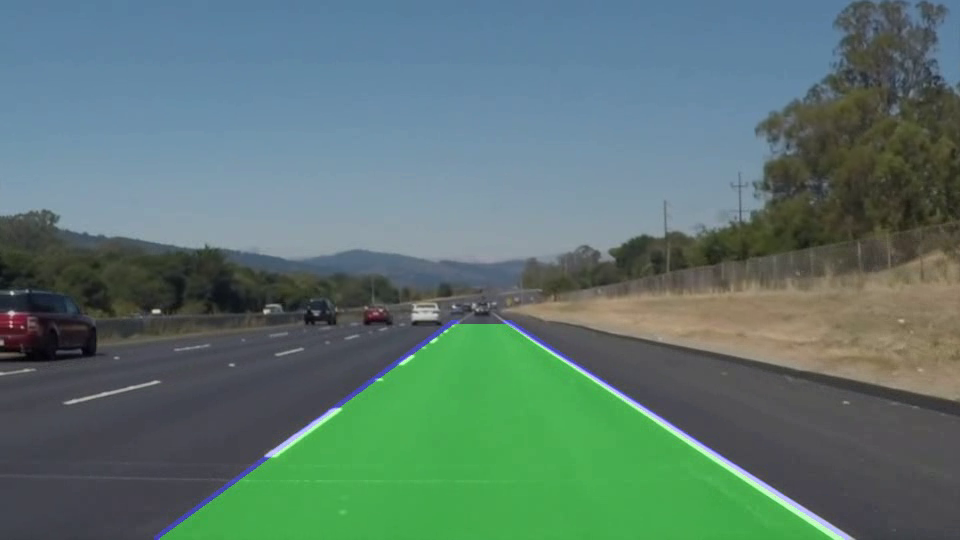
#> input picture frame 22 of solidWhiteRight_fixed.mp4, 960 x 540 px, given in place of solidWhiteRight.mp4, which was not available
$ python LLD6_Real_Time_Lane_Line_Detection.py
#> lines starting #> are read from the running program, lines starting #| are printed output that depends on the picture; after the words box and inside, x2 and y2 are one past the last pixel; in counts of white or black regions, pixels touching at a corner belong together; pictures that were not available may be replaced by others from this repository, and a replacement may not be noted
### LLD5_Lane_Detection_Pipeline.py
import cv2
import numpy as np
import matplotlib.pyplot as plt
import matplotlib.image as mpimg
import math

def grayscale(img):
    """Applies the Grayscale transform
    This will return an image with only one color channel
    but NOTE: to see the returned image as grayscale
    (assuming your grayscaled image is called 'gray')
    you should call plt.imshow(gray, cmap='gray')"""
    return cv2.cvtColor(img, cv2.COLOR_RGB2GRAY)
    # Or use BGR2GRAY if you read an image with cv2.imread()
    # return cv2.cvtColor(img, cv2.COLOR_BGR2GRAY)

def canny(img, low_threshold, high_threshold):
    """Applies the Canny transform"""
    return cv2.Canny(img, low_threshold, high_threshold)

def gaussian_blur(img, kernel_size):
    """Applies a Gaussian Noise kernel"""
    return cv2.GaussianBlur(img, (kernel_size, kernel_size), 0)

def region_of_interest(img, vertices):
    """
    Applies an image mask.

    Only keeps the region of the image defined by the polygon
    formed from `vertices`. The rest of the image is set to black.
    `vertices` should be a numpy array of integer points.
    """
    #defining a blank mask to start with
    mask = np.zeros_like(img)

    #defining a 3 channel or 1 channel color to fill the mask with depending on the input image
    if len(img.shape) > 2:
        channel_count = img.shape[2]  # i.e. 3 or 4 depending on your image
        ignore_mask_color = (255,) * channel_count
    else:
        ignore_mask_color = 255

    #filling pixels inside the polygon defined by "vertices" with the fill color
    cv2.fillPoly(mask, vertices, ignore_mask_color)

    #returning the image only where mask pixels are nonzero
    masked_image = cv2.bitwise_and(img, mask)
    return masked_image


def draw_lines(img, lines, color=[0, 0, 255], thickness=10):
    """
    NOTE: this is the function you might want to use as a starting point once you want to
    average/extrapolate the line segments you detect to map out the full
    extent of the lane (going from the result shown in raw-lines-example.mp4
    to that shown in P1_example.mp4).

    Think about things like separating line segments by their
    slope ((y2-y1)/(x2-x1)) to decide which segments are part of the left
    line vs. the right line.  Then, you can average the position of each of
    the lines and extrapolate to the top and bottom of the lane.

    This function draws `lines` with `color` and `thickness`.
    Lines are drawn on the image inplace (mutates the image).
    If you want to make the lines semi-transparent, think about combining
    this function with the weighted_img() function below
    """
    for line in lines:
        for x1,y1,x2,y2 in line:
            cv2.line(img, (x1, y1), (x2, y2), color, thickness)

def slope_lines(image,lines):

    img = image.copy()
    poly_vertices = []
    order = [0,1,3,2]

    left_lines = [] # Like /
    right_lines = [] # Like \
    for line in lines:
        for x1,y1,x2,y2 in line:

            if x1 == x2:
                pass #Vertical Lines
            else:
                m = (y2 - y1) / (x2 - x1)
                c = y1 - m * x1

                if m < 0:
                    left_lines.append((m,c))
                elif m >= 0:
                    right_lines.append((m,c))

    left_line = np.mean(left_lines, axis=0)
    right_line = np.mean(right_lines, axis=0)

    #print(left_line, right_line)

    for slope, intercept in [left_line, right_line]:

        #getting complete height of image in y1
        rows, cols = image.shape[:2]
        y1= int(rows) #image.shape[0]

        #taking y2 upto 60% of actual height or 60% of y1
        y2= int(rows*0.6) #int(0.6*y1)

        #we know that equation of line is y=mx +c so we can write it x=(y-c)/m
        x1=int((y1-intercept)/slope)
        x2=int((y2-intercept)/slope)
        poly_vertices.append((x1, y1))
        poly_vertices.append((x2, y2))
        draw_lines(img, np.array([[[x1,y1,x2,y2]]]))

    poly_vertices = [poly_vertices[i] for i in order]
    cv2.fillPoly(img, pts = np.array([poly_vertices],'int32'), color = (0,255,0))
    return cv2.addWeighted(image,0.7,img,0.4,0.)

    #cv2.polylines(img,np.array([poly_vertices],'int32'), True, (0,0,255), 10)
    #print(poly_vertices)

def hough_lines(img, rho, theta, threshold, min_line_len, max_line_gap):
    """
    `img` should be the output of a Canny transform.

    Returns an image with hough lines drawn.
    """
    lines = cv2.HoughLinesP(img, rho, theta, threshold, np.array([]), minLineLength=min_line_len, maxLineGap=max_line_gap)
    line_img = np.zeros((img.shape[0], img.shape[1], 3), dtype=np.uint8)
    #draw_lines(line_img, lines)
    line_img = slope_lines(line_img,lines)
    return line_img

# Python 3 has support for cool math symbols.

def weighted_img(img, initial_img, α=0.1, β=1., γ=0.):
    """
    `img` is the output of the hough_lines(), An image with lines drawn on it.
    Should be a blank image (all black) with lines drawn on it.

    `initial_img` should be the image before any processing.

    The result image is computed as follows:

    initial_img * α + img * β + γ
    NOTE: initial_img and img must be the same shape!
    """
    lines_edges = cv2.addWeighted(initial_img, α, img, β, γ)
    #lines_edges = cv2.polylines(lines_edges,get_vertices(img), True, (0,0,255), 10)
    return lines_edges
def get_vertices(image):
    rows, cols = image.shape[:2]
    bottom_left  = [cols*0.15, rows]
    top_left     = [cols*0.45, rows*0.6]
    bottom_right = [cols*0.95, rows]
    top_right    = [cols*0.55, rows*0.6]

    ver = np.array([[bottom_left, top_left, top_right, bottom_right]], dtype=np.int32)
    return ver

#%% Lane finding Pipeline
def lane_finding_pipeline(image):

    #Grayscale
    gray_img = grayscale(image)
    #Gaussian Smoothing
    smoothed_img = gaussian_blur(img = gray_img, kernel_size = 5)
    #Canny Edge Detection
    canny_img = canny(img = smoothed_img, low_threshold = 180, high_threshold = 240)
    #Masked Image Within a Polygon
    masked_img = region_of_interest(img = canny_img, vertices = get_vertices(image))
    #Hough Transform Lines
    houghed_lines = hough_lines(img = masked_img, rho = 1, theta = np.pi/180, threshold = 20, min_line_len = 20, max_line_gap = 180)
    #Draw lines on edges
    output = weighted_img(img = houghed_lines, initial_img = image, α=0.8, β=1., γ=0.)

    return output

### LLD6_Real_Time_Lane_Line_Detection.py
import cv2
import time
import numpy as np
from LLD5_Lane_Detection_Pipeline import lane_finding_pipeline

# Set the path of the input and ouput video
input_video_path = "CarND-LaneLines-P1/test_videos/solidWhiteRight.mp4"
output_video_path = "solidWhiteRight_fixed.mp4"

# Open the video file
cap = cv2.VideoCapture(input_video_path)

# Get the parameters of the video
fps = int(cap.get(cv2.CAP_PROP_FPS))  # Frames per second
width = int(cap.get(cv2.CAP_PROP_FRAME_WIDTH))
height = int(cap.get(cv2.CAP_PROP_FRAME_HEIGHT))
frame_count = int(cap.get(cv2.CAP_PROP_FRAME_COUNT))

# Create video writing object
fourcc = cv2.VideoWriter_fourcc(*"mp4v")  # MP4 encoding format
out = cv2.VideoWriter(output_video_path, fourcc, fps, (width, height))

print(f"Processing Video: {input_video_path} -> {output_video_path}")
print(f"FPS: {fps}, Resolution: {width}x{height}, Total Frames: {frame_count}")

# Record start time
start_time = time.time()

frame_idx = 0
while cap.isOpened():
    ret, frame = cap.read()
#> frame is the input picture: shape (540, 960, 3); mean B, G, R 111.9, 118.8, 91.7
    if not ret:
        break  # Read end

    frame = cv2.cvtColor(frame, cv2.COLOR_BGR2RGB)  # Convert BGR to RGB format
    processed_frame = lane_finding_pipeline(frame)  # Processing frame
#> in grayscale, `return cv2.cvtColor(img, cv2.COLOR_RGB2GRAY)`:
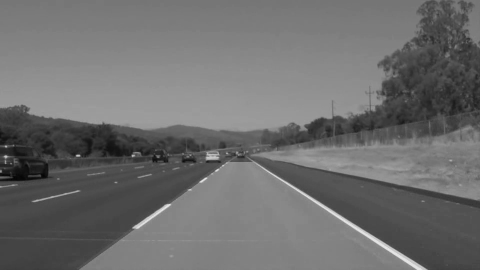
#> returned value: shape (540, 960) (shown at 1/2 size); min 1, max 237, mean 109.9
#> in canny, `return cv2.Canny(img, low_threshold, high_threshold)`:
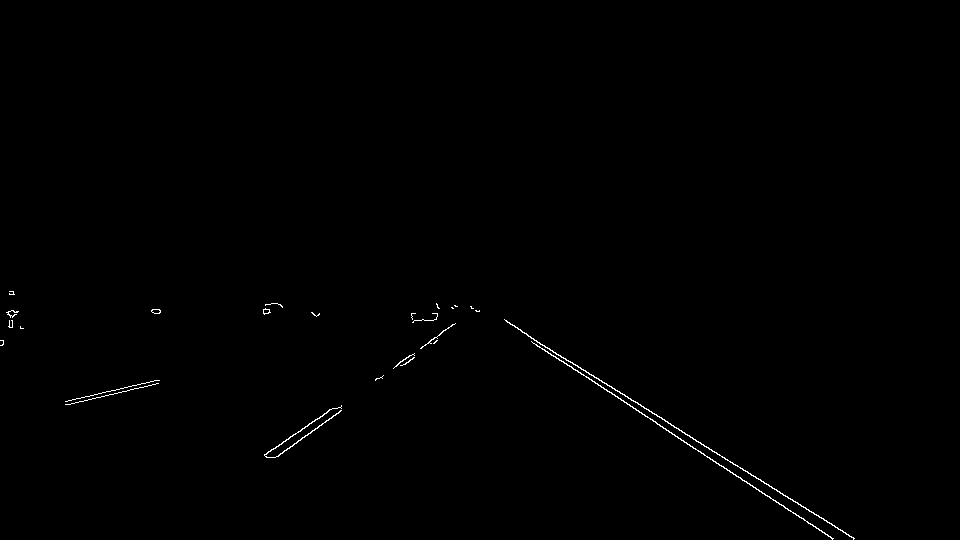
#> returned value: shape (540, 960); 0.36% white in thin lines or dots, all inside (x1, y1, x2, y2) = (0, 291, 855, 540)
#> in region_of_interest, `cv2.fillPoly(mask, vertices, ignore_mask_color)`:
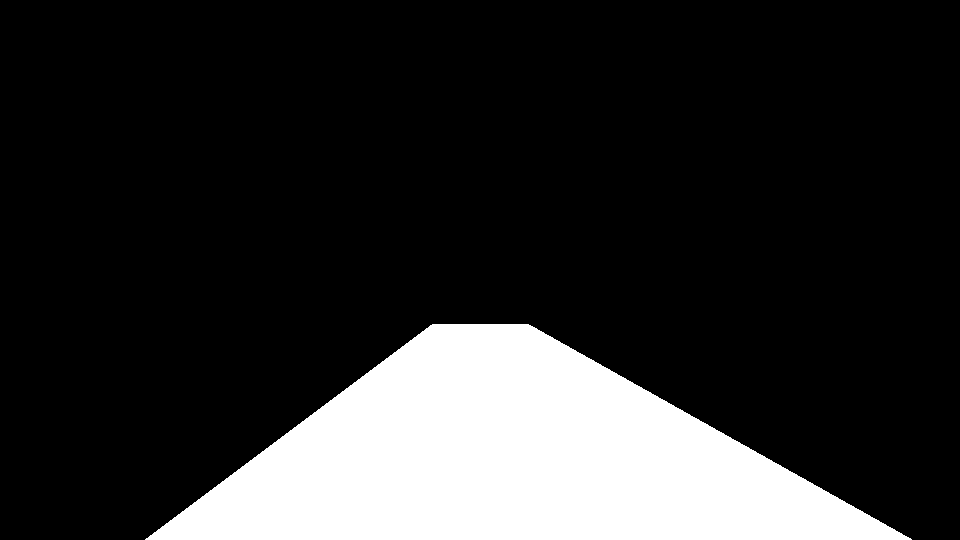
#> mask: shape (540, 960); 18% white; 1 white region, box (x1, y1, x2, y2) and area: (145, 324, 912, 540) 93432
#> in region_of_interest, `masked_image = cv2.bitwise_and(img, mask)`:
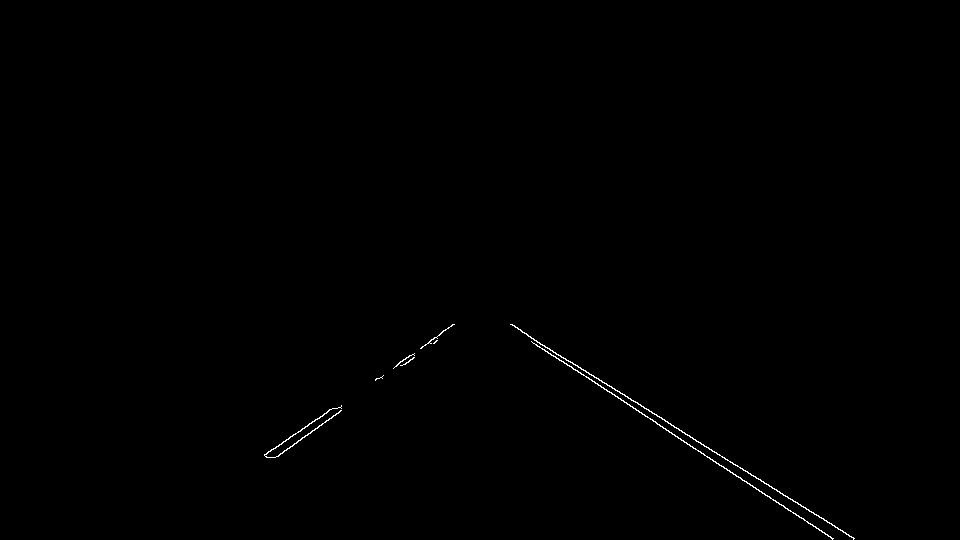
#> masked_image: shape (540, 960); 0.28% white in thin lines or dots, all inside (x1, y1, x2, y2) = (264, 324, 855, 540)
#> in hough_lines, `lines = cv2.HoughLinesP(img, rho, theta, threshold, np.array([]), minL..`: lines = [[510, 324, 854, 538], [537, 346, 832, 538], [532, 342, 833, 538], [266, 454, 452, 324], [275, 457, 437, 340], [531, 341, 665, 428], [265, 456, 454, 324], [521, 331, 853, 539], [264, 455, 329, 409], [512, 324, 853, 537]]
#> the loop in slope_lines, `for line in lines:` made 10 passes
#> after the loop in slope_lines, `for line in lines:`: left_lines = [(-0.699, 639.9), (-0.722, 655.6), (-0.698, 641.1), (-0.708, 641.8)]; right_lines = [(0.622, 6.73), (0.651, -3.51), (0.651, -4.42), (0.649, -3.75), (0.627, 4.59), (0.625, 4.19)]
#> in slope_lines, `left_line = np.mean(left_lines, axis=0)`: left_line = [-0.707, 644.6]
#> in slope_lines, `right_line = np.mean(right_lines, axis=0)`: right_line = [0.637, 0.639]
#> the loop in slope_lines, `for slope, intercept in [left_line, right_line]:` made 2 passes
#> (slope, intercept, rows, cols, y1, y2, x1, x2) on passes 1 to 2: (-0.707, 644.6, 540, 960, 540, 324, 148, 453), (0.637, 0.639, 540, 960, 540, 324, 846, 507)
#> after the loop in slope_lines, `for slope, intercept in [left_line, right_line]:`:
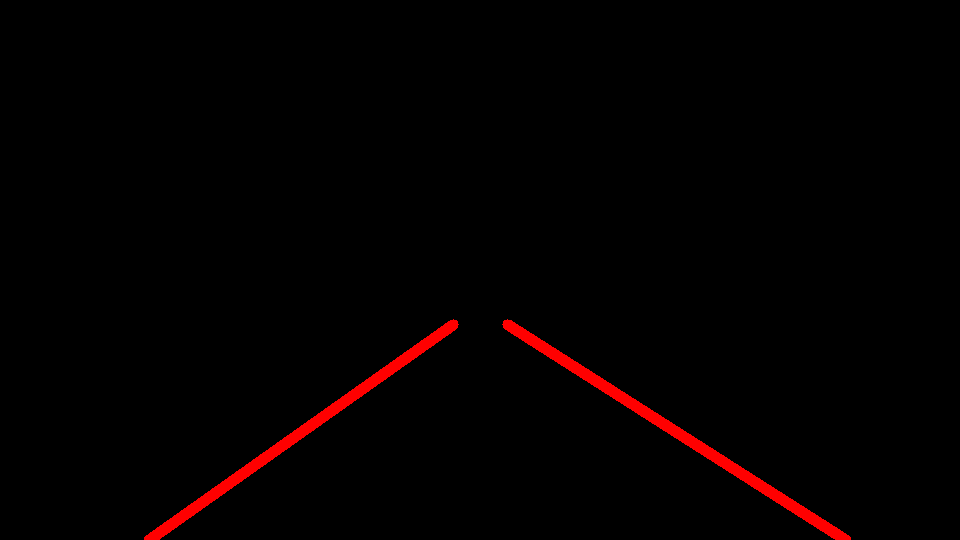
#> img: shape (540, 960, 3); mean of channels 0, 1, 2 0, 0, 4.3; drawn as B, G, R
#> after the loop in slope_lines, `for slope, intercept in [left_line, right_line]:`: poly_vertices = [(148, 540), (453, 324), (846, 540), (507, 324)]
#> in slope_lines, `poly_vertices = [poly_vertices[i] for i in order]`: poly_vertices = [(148, 540), (453, 324), (507, 324), (846, 540)]
#> in slope_lines, `cv2.fillPoly(img, pts = np.array([poly_vertices],'int32'), color = (0,..`:
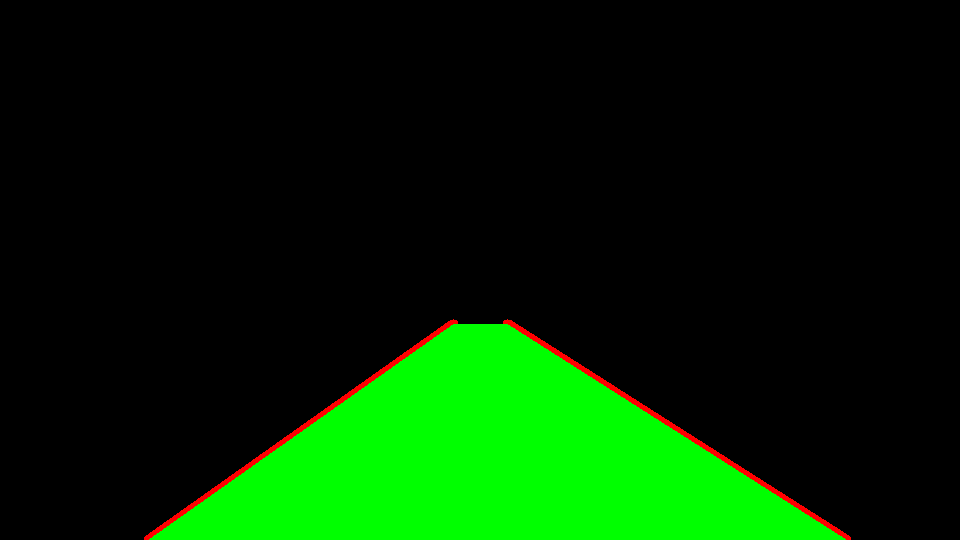
#> img: shape (540, 960, 3); 15.69% of pixels changed, all inside (x1, y1, x2, y2) = (149, 324, 846, 540); drawn as B, G, R
#> in weighted_img, `lines_edges = cv2.addWeighted(initial_img, α, img, β, γ)`:
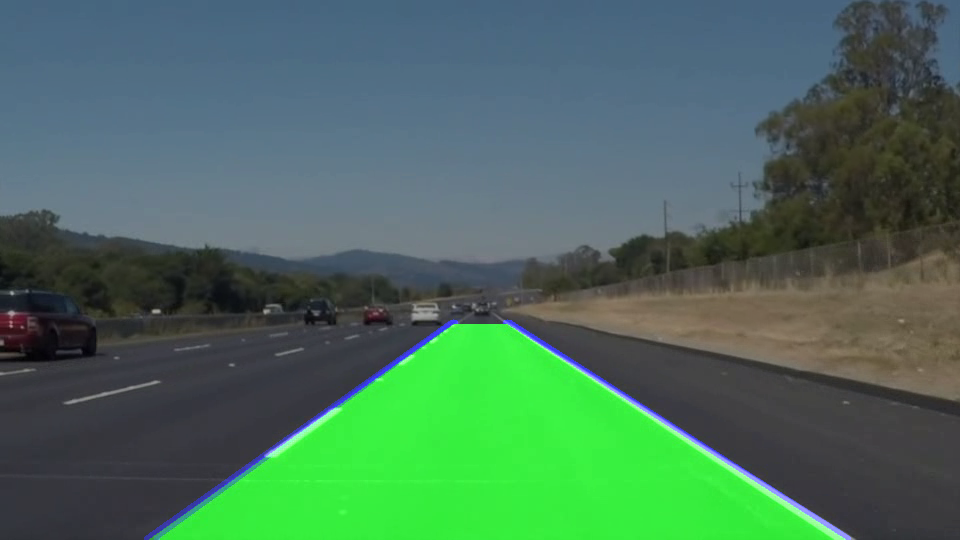
#> lines_edges: shape (540, 960, 3); mean R, G, B 73.4, 110.9, 90.2
    processed_frame = cv2.cvtColor(processed_frame, cv2.COLOR_RGB2BGR)  # Convert back to BGR
    out.write(processed_frame)  # Write a new video

    frame_idx += 1
    if frame_idx % 50 == 0:
        print(f"Processed {frame_idx}/{frame_count} frames...")

# Release resources
cap.release()
out.release()

# Record end time
end_time = time.time()
print(f"Video processing completed! Total time of {end_time - start_time:.2f} s")

$ run again, starting later in the video
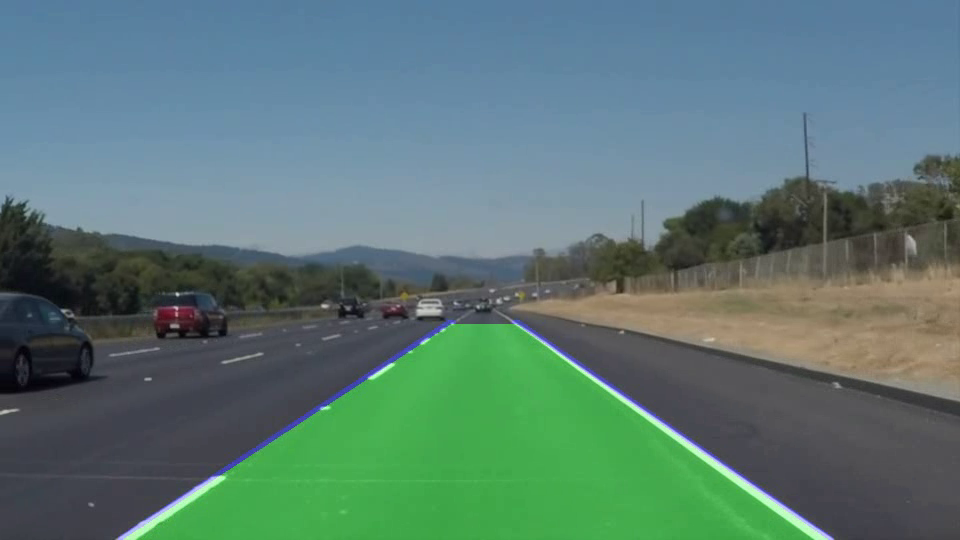
#> input picture frame 99 of solidWhiteRight_fixed.mp4, 960 x 540 px, given in place of solidWhiteRight.mp4, which was not available
#> frame is the input picture: shape (540, 960, 3); mean B, G, R 115.2, 120.7, 90.9
#> mask: shape (540, 960); 18% white; 1 white region, box (x1, y1, x2, y2) and area: (145, 324, 912, 540) 93432
#> masked_image: shape (540, 960); 0.22% white in thin lines or dots, all inside (x1, y1, x2, y2) = (218, 324, 834, 540)
#> lines = [[571, 361, 833, 538], [537, 340, 812, 539], [538, 341, 742, 489], [628, 405, 812, 538], [518, 324, 654, 416], [319, 409, 450, 324], [691, 443, 832, 539], [519, 324, 562, 353], [218, 484, 394, 366], [321, 407, 449, 324]]
#> the loop in slope_lines, `for line in lines:` made 10 passes
#> after the loop in slope_lines, `for line in lines:`: left_lines = [(-0.649, 616), (-0.67, 630.2), (-0.648, 615.1)]; right_lines = [(0.676, -24.75), (0.724, -48.59), (0.725, -49.31), (0.723, -48.93), (0.676, -26.41), (0.681, -27.47), (0.674, -26.02)]
#> left_line = [-0.656, 620.4]
#> right_line = [0.697, -35.93]
#> the loop in slope_lines, `for slope, intercept in [left_line, right_line]:` made 2 passes
#> (slope, intercept, rows, cols, y1, y2, x1, x2) on passes 1 to 2: (-0.656, 620.4, 540, 960, 540, 324, 122, 451), (0.697, -35.93, 540, 960, 540, 324, 826, 516)
#> after the loop in slope_lines, `for slope, intercept in [left_line, right_line]:`:
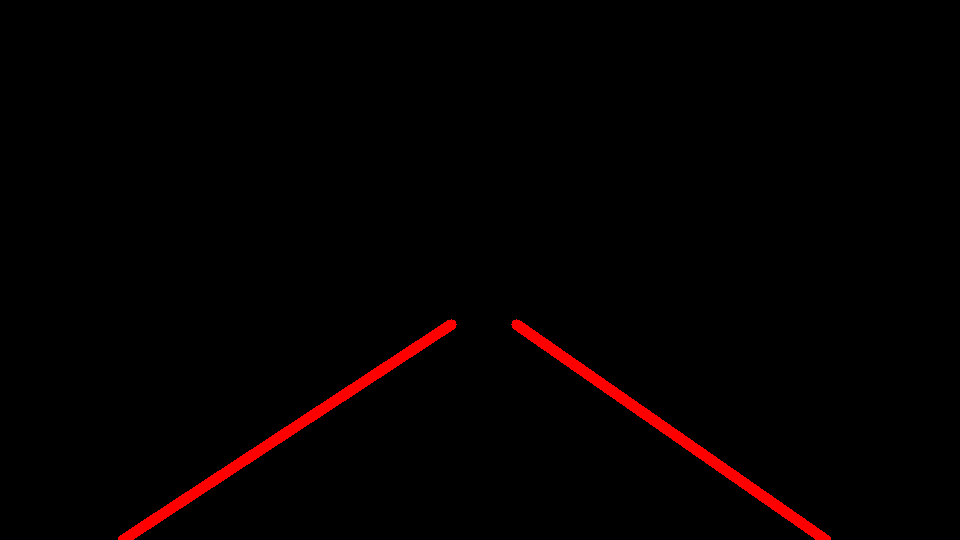
#> img: shape (540, 960, 3); mean of channels 0, 1, 2 0, 0, 4.2; drawn as B, G, R
#> after the loop in slope_lines, `for slope, intercept in [left_line, right_line]:`: poly_vertices = [(122, 540), (451, 324), (826, 540), (516, 324)]
#> in slope_lines, `poly_vertices = [poly_vertices[i] for i in order]`: poly_vertices = [(122, 540), (451, 324), (516, 324), (826, 540)]
#> in weighted_img, `lines_edges = cv2.addWeighted(initial_img, α, img, β, γ)`:
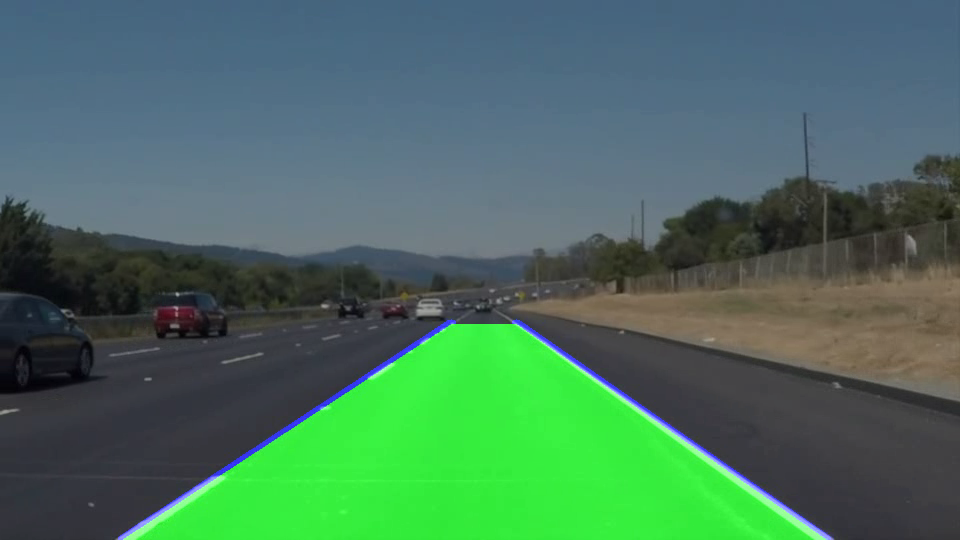
#> lines_edges: shape (540, 960, 3); mean R, G, B 72.7, 112.7, 92.9
